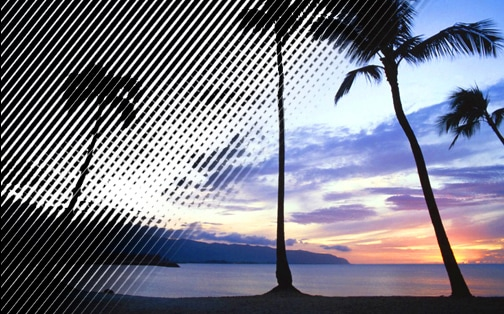
#> input picture image Processing/images/image.jpg, 504 x 314 px
$ python edge_detection.py
#> lines starting #> are read from the running program, lines starting #| are printed output that depends on the picture
from skimage import io,transform,filters
from matplotlib import pyplot as plt


#----------------open image------------------------
img = io.imread("images/image.jpg", as_gray=True)
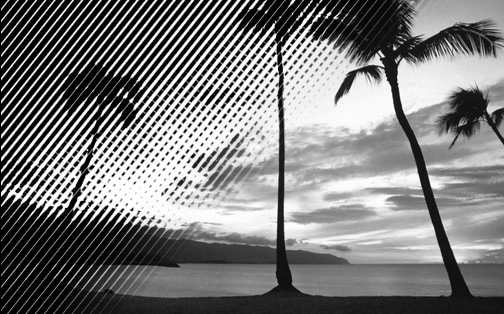
#> img: shape (314, 504) float64; min 0, max 1, mean 0.486

#--------------edge Detection----------------------
img_rob = filters.roberts(img)
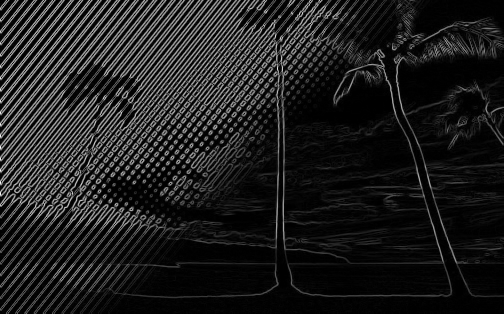
#> img_rob: shape (314, 504) float64; min 0, max 0.999, mean 0.123
img_sob = filters.sobel(img)
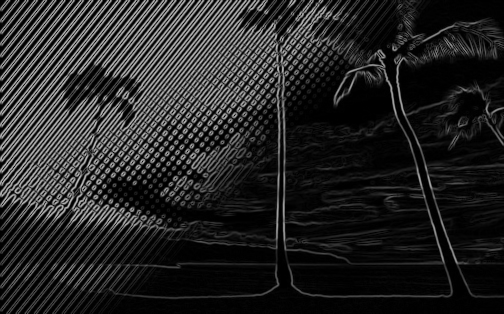
#> img_sob: shape (314, 504) float64; min 0, max 0.741, mean 0.148
img_sh  = filters.scharr(img)

#-------------plotting image------------------------
plt.subplot(321)
plt.title("rob-edge detection")
plt.imshow(img_rob)
plt.subplot(322)
plt.title("sob-edge detection")
plt.imshow(img_sob)
plt.subplot(323)
plt.title("schar-edge detection")
plt.imshow(img_sh)

plt.subplots_adjust(top=1.5, bottom=0.08, left=0.10, right=.95, hspace=0.25,wspace=0.35)
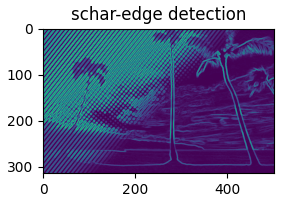
#> figure drawn by matplotlib, 3 panels

$ run again, with image Processing/images/black_ball2.jpg copied over image Processing/images/image.jpg
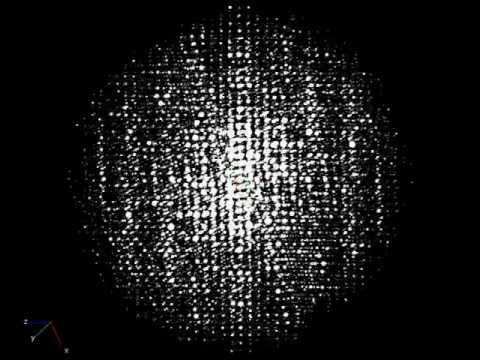
#> input picture image Processing/images/black_ball2.jpg, 480 x 360 px
#> `img_sob = filters.sobel(img)`:
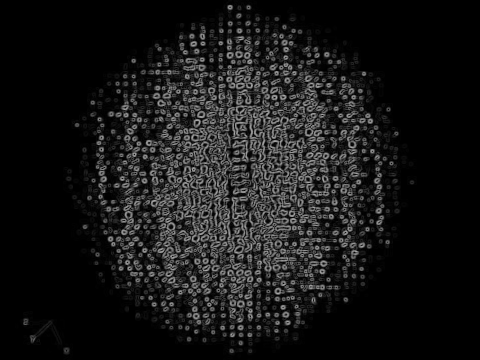
#> img_sob: shape (360, 480) float64; min 0, max 0.672, mean 0.0895
#> `plt.subplots_adjust(top=1.5, bottom=0.08, left=0.10, right=.95, hspace..`:
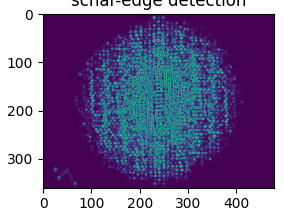
#> figure drawn by matplotlib, 3 panels
